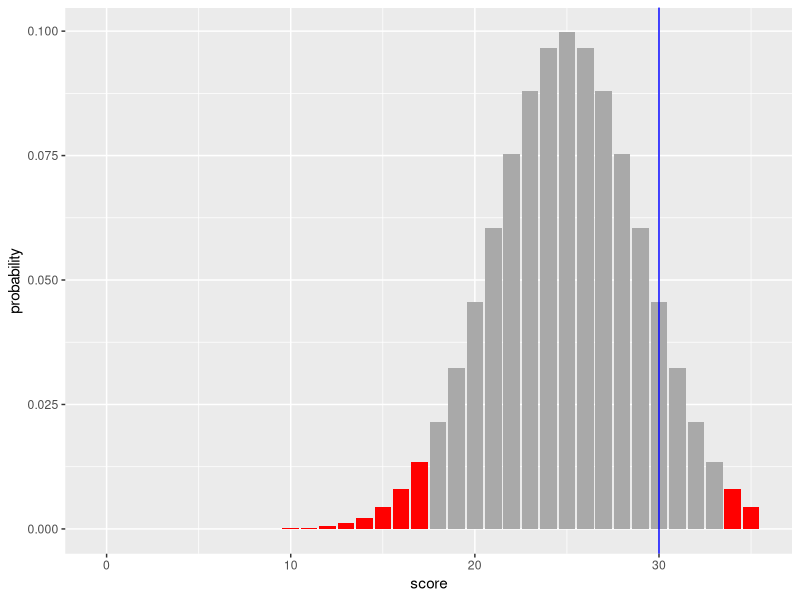
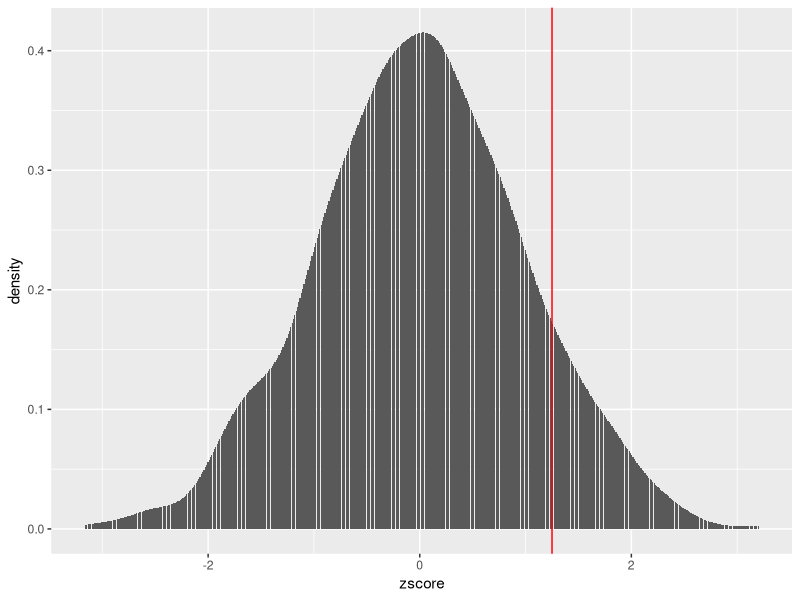
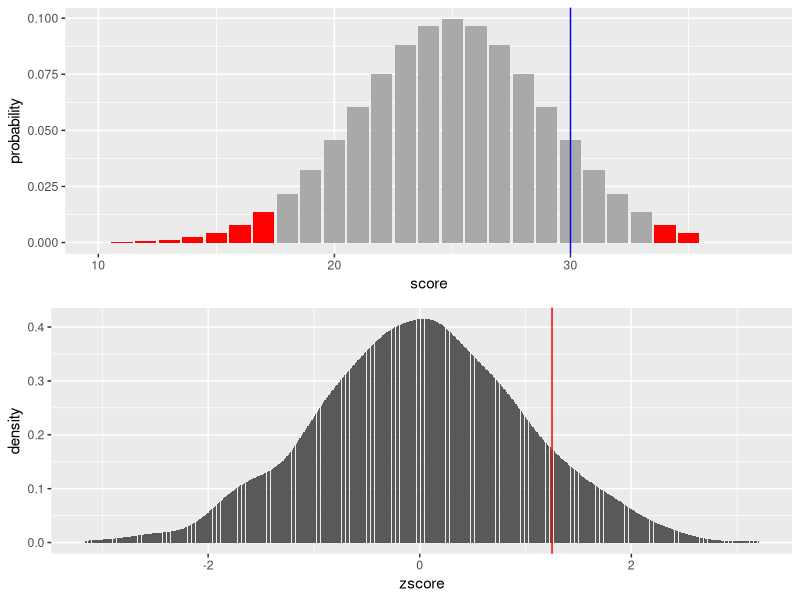

The R script that drew these images, in order:
library(tidyverse)

############################
### score of exams ########

s = 0:35 # possible scores of the exam
joe = 30 # score of our test student
pop_mean = 25 # mean score of most students at exam
pop_sd = 4 # standard deviation of exam results
alpha = 0.05 # we need to choose our significance level

## create a tibble with probability associated to each possible score
## from a normal distribution with these characteristics

normalDensity = tibble(
  score = s,
  probability = dnorm(s, mean = pop_mean, sd = pop_sd) ## probability of achieving that score with normal mean 25 & sd 4
)

## we can now order the values of the probability in order to compute
## the cumulative probability

normalDensity = normalDensity %>%
  arrange(probability) %>% ## to make sure data are ordered by probability first
  mutate(
    cumulative_p = cumsum(probability), ## now they are ordered we can make a cumulative p
    reject = cumulative_p <= alpha
  )

## now we can plot this

normalplot = ggplot(normalDensity)+
  geom_bar(aes(x=score, y=probability, fill = reject), stat = "identity")+
  scale_fill_manual(
    values = c(
      `TRUE` = "red",
      `FALSE` = "darkgrey"
    )
  )+
  geom_vline(xintercept = joe, col = "blue")+
  theme(legend.position = "none")

plot(normalplot)

## if we consider the sum of the probabilities of all the scores higher than
## our student, we obtain

sum(
  normalDensity$probability[normalDensity$score>=joe]
)


### for a proper test statistic we compute a relative standing
### using a z-score, which in this case would be

z_score = (joe - pop_mean) / pop_sd


## the p-value is then calculated as the proportion of probability
## equal or above the z-score of our single measure
## on a default normal distribution (i.e. mean = 0 and sd = 1)

pnorm(z_score, lower.tail = FALSE) #cumulative probability 


## roughly it still represents the proportion we have seen above



###############################################
## why z-score plotted on a normal dist?
##############################################

## our null hypothesis is NOT the distribution of scores
## but the distribution of z-scores
## we can compute it as below:

## pack z-score calculation in a function

zcalc <- function(x){
  z = (x-pop_mean)/pop_sd
  return(z)
}


## create a tibble with real scores (not their probability)
## drawn out of the same normal distribution

exam_sample = tibble(
  scores = rnorm(2000, mean = pop_mean, sd = pop_sd)
) %>%
  mutate(
    zscore = zcalc(scores) ## then we calculate the z-score of each exam score
  ) %>%
  arrange(zscore)

## we can plot it, and measure against our z-score

zplot = ggplot(exam_sample)+
  geom_bar(aes(x=zscore), stat = "density")+
  geom_vline(xintercept = z_score, col = "red")

plot(zplot)

### if we plot the two one below the other we can see they're distributed in a pretty
### similar way

library(gridExtra)
grid.arrange(normalplot+xlim(10,38), zplot, nrow=2)

